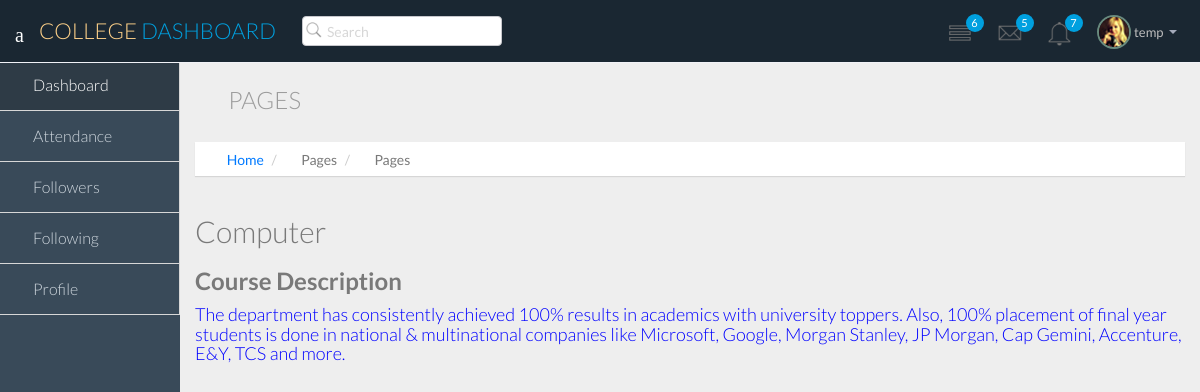
The page /user/41/course on the database its author committed.
### college/models.py (models this page shows, shortened)
class Student(models.Model):
    def get_upload_to(instance, filename):
        upload_to = 'user_avatars'
        ext = filename.split('.')[-1]
        if instance.pk:
            filename = '{}.{}'.format(instance.pk, ext)
        else:
            filename = '{}.{}'.format(uuid.uuid4().hex, ext)
        return upload_to + '/' + filename
    username=models.IntegerField(validators=[MinValueValidator(0),MaxValueValidator(1000000000000)], blank=True, null=True,unique=True)
    name = models.CharField(max_length=50)
    email = models.EmailField()
    course=models.ForeignKey(Course,on_delete=models.CASCADE, null=True)
    avatar = models.ImageField(upload_to=get_upload_to, default='user_avatars/default-avatar.jpg', blank=False, null=False)

class Course(models.Model):
    coursename= models.CharField(max_length=100, blank=True, null=True)
    description=models.CharField(max_length=500, blank=True, null=True)
    course_ka_photo = models.ImageField(default='media/lol.jpg', blank=True, null=True)
    def __str__(self):
        return self.coursename

### college/views.py (the view)
# urls.py: url(r'^user/(?P<username>[0-9]+)/course$', views.Mycourse, name="funcourse"),
def Mycourse(request, username):
    user = Student.objects.filter(username__iexact=username).first()
    c=user.course
    print(c)
    obj = Course.objects.filter(coursename=c).first()
    print(obj)
    data={
        "user":user,
        "cour":obj,
    }
    return render(request, 'course.html', data)

### college/templates/course.html (shortened to what this page needs)
<!DOCTYPE html>
{% load static %}
<html lang="en">
  <head>
    <link href="{% static 'css/bootstrap.min.css' %}" rel="stylesheet">
    <link href="{% static 'css/bootstrap-theme.css' %}" rel="stylesheet">
    <link href="{% static 'css/elegant-icons-style.css' %}" rel="stylesheet" />
    <link href="{% static 'css/font-awesome.min.css' %}" rel="stylesheet" />
    <link href="{% static 'css/style.css' %}" rel="stylesheet">
    <link href="{% static 'css/style-responsive.css' %}" rel="stylesheet" />
  </head>
  <body>
  <section id="container" class="">
      <header class="header dark-bg">
                <div class="toggle-nav">
                    <div class="icon-reorder tooltips" data-original-title="Toggle Navigation" data-placement="bottom"><i class="icon_menu"></i></div>
                </div>
                <a href="{% url 'dashboard' user.username %}" class="logo">College <span class="lite"> Dashboard</span></a>
                <div class="nav search-row" id="top_menu">
                    <ul class="nav top-menu">
                        <li>
                            <form class="navbar-form">
                                <input class="form-control" placeholder="Search" type="text">
                            </form>
                        </li>
                    </ul>
                </div>
                <div class="top-nav notification-row">
                    <ul class="nav pull-right top-menu">
                        <li id="task_notificatoin_bar" class="dropdown">
                            <a data-toggle="dropdown" class="dropdown-toggle" href="#">
                            <i class="icon-task-l"></i>
                            <span class="badge bg-important">6</span>
                            </a>
                        </li>
                        <li id="mail_notificatoin_bar" class="dropdown">
                            <a data-toggle="dropdown" class="dropdown-toggle" href="#">
                            <i class="icon-envelope-l"></i>
                            <span class="badge bg-important">5</span>
                            </a>
                        </li>
                        <li id="alert_notificatoin_bar" class="dropdown">
                            <a data-toggle="dropdown" class="dropdown-toggle" href="#">
                            <i class="icon-bell-l"></i>
                            <span class="badge bg-important">7</span>
                            </a>
                        </li>
                        <li class="dropdown">
                            <a data-toggle="dropdown" class="dropdown-toggle" href="#">
                            <span class="profile-ava">
                            <img alt="" src="{% static 'dashboard/img/avatar1_small.jpg' %}">
                            </span>
                            <span class="username">{{ user.name }}</span>
                            <b class="caret"></b>
                            </a>
                        </li>
                    </ul>
                </div>
            </header>
            <aside>
                <div id="sidebar"  class="nav-collapse ">
                    <ul class="sidebar-menu">
                        <li class="active">
                            <a class="" href="{% url 'dashboard' user.username %}">
                            <i class="icon_house_alt"></i>
                            <span>Dashboard</span>
                            </a>
                        </li>
                        <li>
                            <a class="" href="{% url 'attendance' user.username %}">
                            <i class="icon_table"></i>
                            <span>Attendance</span>
                            </a>
                        </li>
                        <li>
                            <a class="" href="{% url 'followers-list' user.username %}">
                            <i class="icon_genius"></i>
                            <span>Followers</span>
                            </a>
                        </li>
                        <li>
                            <a class="" href="{% url 'following-list' user.username %}">
                            <i class="icon_genius"></i>
                            <span>Following</span>
                            </a>
                        </li>
                        <li>
                            <a class="" href="profile.html">
                            <i class="icon_profile"></i>
                            <span>Profile</span>
                            </a>
                        </li>
                    </ul>
                </div>
            </aside>
      <section id="main-content">
          <section class="wrapper">
		  <div class="row">
				<div class="col-lg-12">
					<h3 class="page-header"><i class="fa fa fa-bars"></i> Pages</h3>
					<ol class="breadcrumb">
						<li><i class="fa fa-home"></i><a href="{% url 'dashboard' user.username %}">Home</a></li>
						<li><i class="fa fa-bars"></i>Pages</li>
						<li><i class="fa fa-square-o"></i>Pages</li>
					</ol>
				</div>
			</div>
              <h2>{{cour.coursename}}</h2>
              <h3 style='font-weight: bold;'>Course Description</h3>
              <div>
                <h4  style="color:blue;">{{cour.description}}</h4>
                <br>
              </div>
          </section>
      </section>
  </section>
  </body>
</html>

### rows shown on the page
Student: name "temp"
Course: coursename "Computer", description "The department has consistently achieved 100% results in academics with university toppers. Also, 100% placement of final year students is done in national & multinational companies like Microsoft, Google, Morgan Stanley, JP Morgan, Cap Gemini, Accenture, E&Y, TCS and more."
